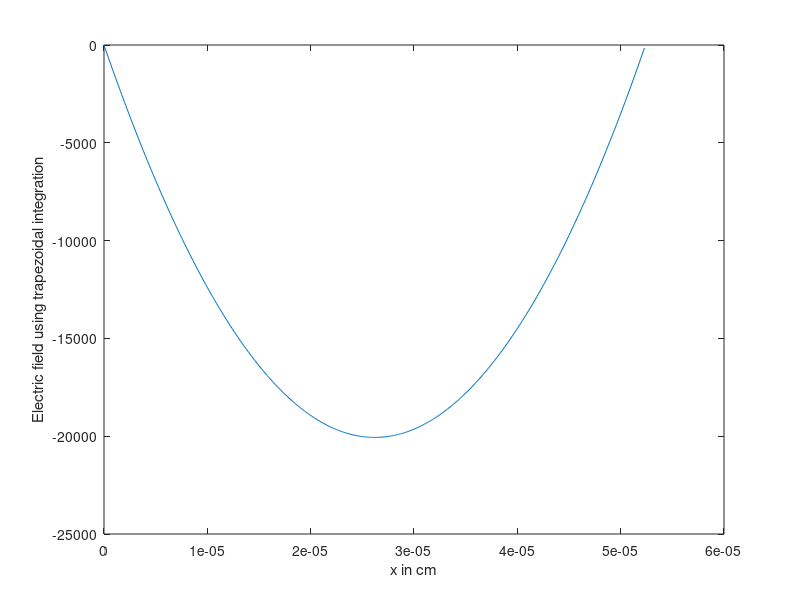
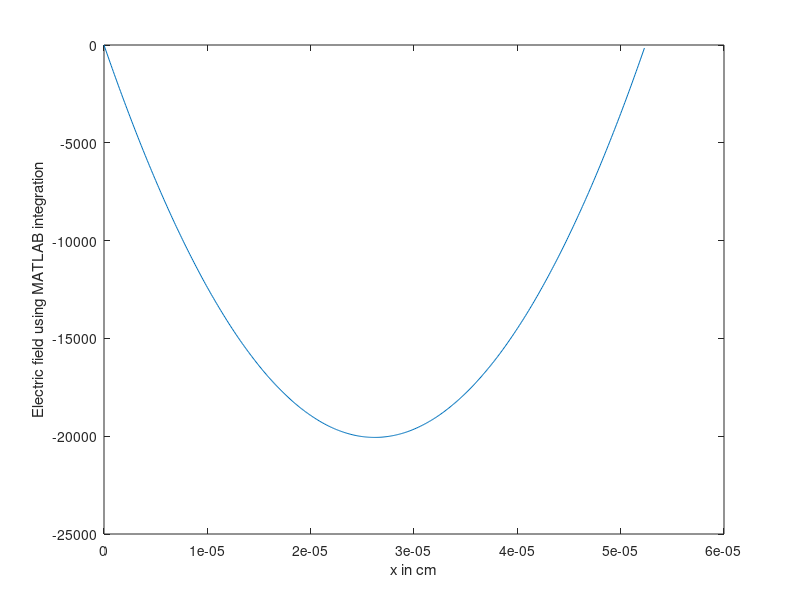

Write the MATLAB code that produced these figures, in order.
clear;
q = 1.6*10^-19;
k = 1.38*10^-23;
T = 300;
epsilon = 8.854*10^-14; %cm^-1
epsi = 11.8*epsilon;
NA = 10^16; %cm^-3
ND = 10^16; %cm^-3
Nc = 2.75*10^19; %cm^−3
Nv = 2*10^19; %cm^−3
Eg = 1.1; %eV
ni =sqrt(Nc*Nv*exp(-Eg*q/(k*T)));

xn = ((3*epsi/(q*(NA+ND)))*(2*k*T/q)*log(0.5*(NA+ND)/ni))^(1/2);
xp = xn; %cm xp is length of ptype region 0-xp is ptype
xp = round(xp*10^7)/10^7;
xn = round(xn*10^7)/10^7;
l = xp+xn; %cm %length of junction
x = 1*10^-7; %cm %grid spacing
deltx = 10^-7; %cm
nx = (l/x); %number of grid points
xgrid = linspace(0,xp+xn-x,nx);
roh(1:nx) = q*(NA+ND).*(xgrid-xp)./(xn+xp);  
%plot(xgrid, roh); 
%integration using trapezoidal rule
E(1:nx) = 0;
E(1) = 0;
for i=2:nx
    E(i) = E(i-1)+(deltx/(2*epsi))*(roh(i-1)+roh(i));
end

figure(1);
plot(xgrid,E);
xlabel('x in cm')
ylabel('Electric field using trapezoidal integration')

%integration using matlab function
fun = @(X) q*(NA+ND)*(X-xp)/((xn+xp)*epsi);
i = 1;
xx = 0;
while xx<xp+xn
    Ei(i) = integral(fun, 0, xx);
    i = i+1;
    xx = xx+x;
end
figure(2);
plot(xgrid,Ei);
xlabel('x in cm')
ylabel('Electric field using MATLAB integration')




